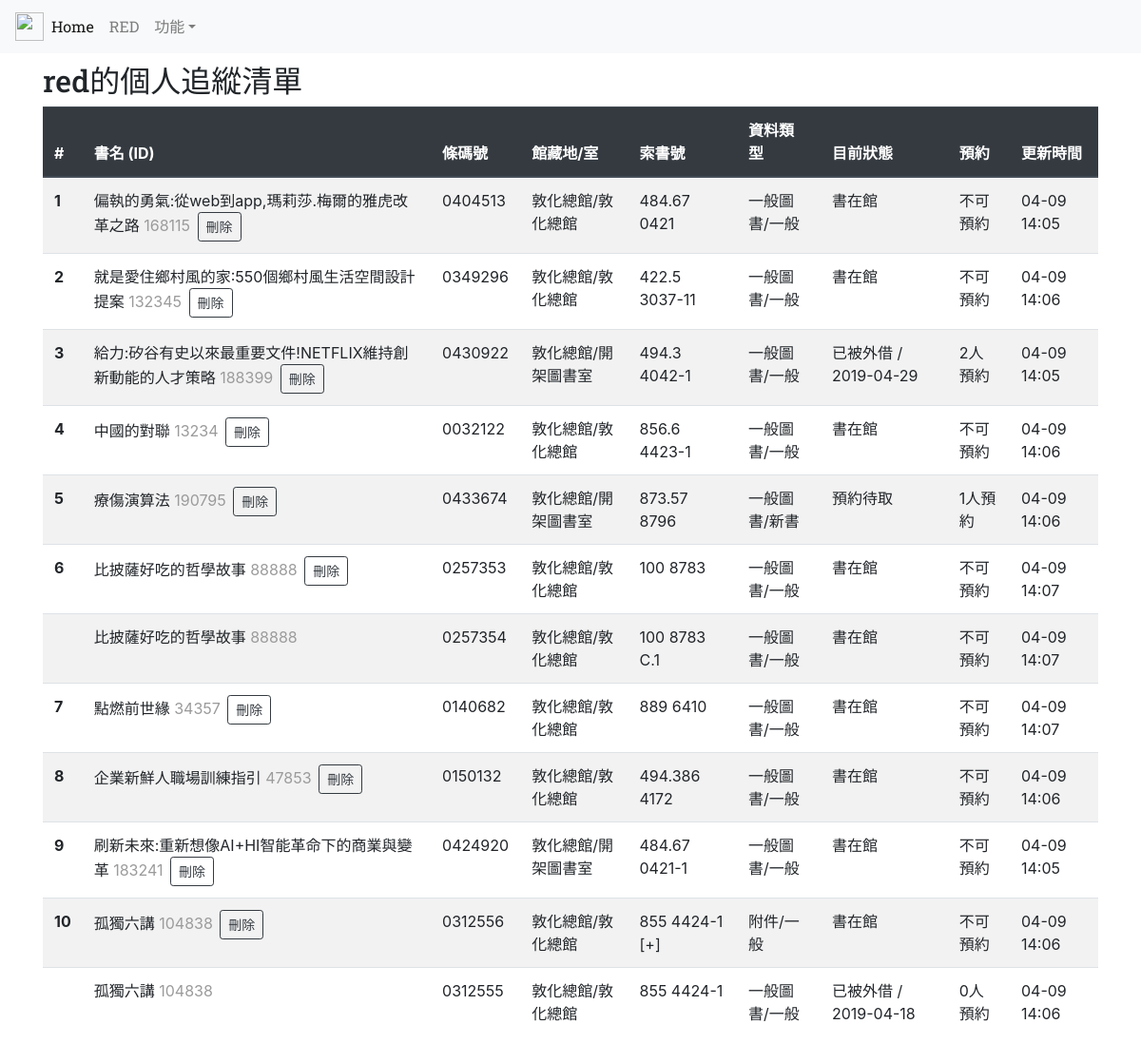
/ (signed in), run on the app's committed database.
### app/models.py (models this page shows, shortened)
class User(UserMixin, db.Model):
    __tablename__='users'
    id = db.Column(db.Integer,primary_key=True )
    username=db.Column(db.String(64),unique=True ,index=True)
    password=db.Column(db.String(128))
    email=db.Column(db.String(64),unique=True)
    join_time=db.Column(db.DateTime, default=datetime.utcnow)
    confirmed=db.Column(db.Boolean, default=False)
    books = db.relationship('Book', backref='this_user', lazy='dynamic')

class Book(UserMixin, db.Model):
    __tablename__='books'
    id = db.Column(db.Integer,primary_key=True, index=True)
    book_name= db.Column(db.String(128))
    book_id= db.Column(db.String(32))
    copy= db.Column(db.String(32))
    barcode_id= db.Column(db.String(32))
    location= db.Column(db.String(64))
    call_number= db.Column(db.String(32))
    data_type= db.Column(db.String(64))
    status= db.Column(db.String(64))
    reservation= db.Column(db.String(64))
    update_time = db.Column(db.DateTime, default=datetime.utcnow)
    user_id = db.Column(db.Integer, db.ForeignKey('users.id'))

### app/main/views.py (the view, shortened to what this page needs)
@main.route('/', methods=['GET','POST'])
def index():
    if current_user.is_authenticated:
        delta=timedelta(hours=8) # 用於模版調整UTC+8
        form=DeleteBookForm()
        books=Book.query.filter_by(this_user=current_user).all()
        if len(books) == 0:
            return render_template('index.html',books=books)
        item=0
        numbers=[]
        for book in books:
            if book.copy=='1':
                item=item+1
            numbers.append(item)
        numbered_books=tuple(zip(numbers,books))
        return render_template('index.html',books=numbered_books, form=form, delta=delta)
    flash(u'請登入以使用本服務','warning')
    return render_template('index.html')

### app/main/forms.py
class DeleteBookForm(FlaskForm):
    book_id=StringField()
    submit=SubmitField()

### app/models.py (called while the page is built)
@mylogin.user_loader
def load_user(user_id):
    return User.query.get(int(user_id))

### app/templates/index.html (shortened to what this page needs)
{% extends 'base.html' %}
{% block page_content %}
{% if current_user.is_authenticated %}
<div><h2 style="font-family: 'Roboto Slab', serif;">{{current_user.username}}的個人追縱清單</h1></div>
{% else %}
<div style="padding-top:5pt"><h1>請登入以使用本服務</h1></div>
{% endif %}
{% if current_user.is_authenticated %}
<table class="table table-striped">
  <thead class="thead-dark">
    <tr>
      <th scope="col">#</th>
      <th scope="col">書名 (ID)</th>
      <th scope="col">條碼號</th>
      <th scope="col">館藏地/室</th>
      <th scope="col">索書號</th>
      <th scope="col">資料類型</th>
      <th scope="col">目前狀態</th>
      <th scope="col">預約</th>
      <th scope="col">更新時間</th>
    </tr>
  </thead>
  <tbody>
  {% for book in books %}
    <tr>
      {% if book[1].copy=='1' %}
      <th scope="row">{{ book[0] }}</th>
      {% else %}
      <th scope="row"> </th>
      {% endif %}
      <td>{{ book[1].book_name }} <span style="color: rgb(155, 155, 155);padding-right:3px">{{ book[1].book_id }}</span>
        {% if book[1].copy=='1' %}
        <form action="" method="post" style='display:inline;'>
            <input id="submit" name="submit" type="submit" value="刪除" class="btn btn-outline-dark btn-sm"
            onclick="javascript:return del()">
        </form>
        {% endif %}
      </td>
      <td>{{ book[1].barcode_id }}</td>
      <td>{{ book[1].location }}</td>
      <td>{{ book[1].call_number }}</td>
      <td>{{ book[1].data_type }}</td>
      <td>{{ book[1].status }}</td>
      <td>{{ book[1].reservation }}</td>
      <td>{{ (book[1].update_time + delta).strftime("%m-%d %H:%M") }}</td>
    </tr>
  {% endfor %}
  </tbody>
</table>
<br>
{% endif %}
{% endblock %}

### app/templates/base.html (shortened to what this page needs)
<!DOCTYPE html>
<html lang="en">
<head>
    <link rel="stylesheet" href="https://stackpath.bootstrapcdn.com/bootstrap/4.3.1/css/bootstrap.min.css">
</head>
<body>
    {% block navbar %}
    <nav class="navbar navbar-expand-lg navbar-light bg-light">
        <img src="{{ url_for('static', filename='seed.png') }}" width="30" height="30" class="d-inline-block align-top" alt="">
        <div class="collapse navbar-collapse" id="navbarNav">
            <ul class="navbar-nav">
            <li class="nav-item active">
                <a class="nav-link" href="{{ url_for('main.index') }}" ><span style="font-family: 'Roboto Slab', serif;">Home</span> <span class="sr-only">(current)</span></a>
            </li>
            {% if current_user.is_authenticated %}
            <li class="nav-item">
                <a class="nav-link" href="{{ url_for('main.user',name=current_user.username) }} "><span style="font-family: 'Roboto Slab', serif;"> {{current_user.username|upper}}</span></a>
            </li>
            {% else %}
            <li class="nav-item">
                <a class="nav-link" href="{{ url_for('auth.register') }}">註冊</a>
            </li>
            {% endif %}
            {% if current_user.is_authenticated %}
            <li class="nav-item dropdown">
                <a class="nav-link dropdown-toggle" href="#" id="navbarDropdown" role="button" data-toggle="dropdown" aria-haspopup="true" aria-expanded="false">功能</a>
            </li>
            {% else %}
                <a class="nav-link" href="{{ url_for('auth.login') }}">登入</a>
            {% endif %}
            </ul>
        </div>
    </nav>
    {% endblock %}
    {% block content %}
    <div class="container" style="margin-top:10px">
        {% block page_content %}{% endblock %}
    </div>
    {% endblock %}
</body>
</html>

### data on the page
User: username "RED", username "red"
Book: copy "1", book_name "偏執的勇氣:從web到app,瑪莉莎.梅爾的雅虎改革之路", book "168115", barcode "0404513", location "敦化總館/敦化總館", call_number "484.67 0421", data_type "一般圖書/一般", status "書在館", reservation "不可預約", update_time "04-09 14:05"
Book: user "2", book_name "就是愛住鄉村風的家:550個鄉村風生活空間設計提案", book "132345", barcode "0349296", location "敦化總館/敦化總館", call_number "422.5 3037-11", data_type "一般圖書/一般", status "書在館", reservation "不可預約", update_time "04-09 14:06"
Book: book "3", book_name "給力:矽谷有史以來最重要文件!NETFLIX維持創新動能的人才策略", book "188399", barcode "0430922", location "敦化總館/開架圖書室", call_number "494.3 4042-1", data_type "一般圖書/一般", status "已被外借 / 2019-04-29", reservation "2人預約", update_time "04-09 14:05"
Book: book "4", book_name "中國的對聯", book "13234", barcode "0032122", location "敦化總館/敦化總館", call_number "856.6 4423-1", data_type "一般圖書/一般", status "書在館", reservation "不可預約", update_time "04-09 14:06"
Book: book "5", book_name "療傷演算法", book "190795", barcode "0433674", location "敦化總館/開架圖書室", call_number "873.57 8796", data_type "一般圖書/新書", status "預約待取", reservation "1人預約", update_time "04-09 14:06"
Book: book "6", book_name "比披薩好吃的哲學故事", book "88888", barcode "0257353", location "敦化總館/敦化總館", call_number "100 8783", data_type "一般圖書/一般", status "書在館", reservation "不可預約", update_time "04-09 14:07"
Book: book_name "比披薩好吃的哲學故事", book "88888", barcode "0257354", location "敦化總館/敦化總館", call_number "100 8783 C.1", data_type "一般圖書/一般", status "書在館", reservation "不可預約", update_time "04-09 14:07"
Book: book "7", book_name "點燃前世緣", book "34357", barcode "0140682", location "敦化總館/敦化總館", call_number "889 6410", data_type "一般圖書/一般", status "書在館", reservation "不可預約", update_time "04-09 14:07"
Book: book "8", book_name "企業新鮮人職場訓練指引", book "47853", barcode "0150132", location "敦化總館/敦化總館", call_number "494.386 4172", data_type "一般圖書/一般", status "書在館", reservation "不可預約", update_time "04-09 14:06"
Book: book "9", book_name "刷新未來:重新想像AI+HI智能革命下的商業與變革", book "183241", barcode "0424920", location "敦化總館/開架圖書室", call_number "484.67 0421-1", data_type "一般圖書/一般", status "書在館", reservation "不可預約", update_time "04-09 14:05"
Book: book "10", book_name "孤獨六講", book "104838", barcode "0312556", location "敦化總館/敦化總館", call_number "855 4424-1 [+]", data_type "附件/一般", status "書在館", reservation "不可預約", update_time "04-09 14:06"
Book: book_name "孤獨六講", book "104838", barcode "0312555", location "敦化總館/敦化總館", call_number "855 4424-1", data_type "一般圖書/一般", status "已被外借 / 2019-04-18", reservation "0人預約", update_time "04-09 14:06"
